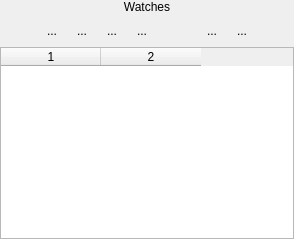
         <widget class="QWidget" name="tabWatches">
          <attribute name="title">
           <string>Watches</string>
          </attribute>
          <layout class="QVBoxLayout" name="verticalLayout">
           <property name="leftMargin">
            <number>0</number>
           </property>
           <property name="topMargin">
            <number>0</number>
           </property>
           <property name="rightMargin">
            <number>0</number>
           </property>
           <property name="bottomMargin">
            <number>0</number>
           </property>
           <item>
            <layout class="QHBoxLayout" name="horizontalLayout_5">
             <property name="topMargin">
              <number>0</number>
             </property>
             <item>
              <layout class="QVBoxLayout" name="verticalLayout_20">
               <property name="spacing">
                <number>6</number>
               </property>
               <property name="topMargin">
                <number>0</number>
               </property>
               <property name="bottomMargin">
                <number>0</number>
               </property>
               <item>
                <widget class="QLabel" name="labelWatchExpressions">
                 <property name="text">
                  <string>Watches</string>
                 </property>
                 <property name="alignment">
                  <set>Qt::AlignCenter</set>
                 </property>
                </widget>
               </item>
               <item>
                <layout class="QHBoxLayout" name="horizontalLayout_7">
                 <property name="topMargin">
                  <number>0</number>
                 </property>
                 <item>
                  <spacer name="horizontalSpacer_2">
                   <property name="orientation">
                    <enum>Qt::Horizontal</enum>
                   </property>
                   <property name="sizeHint" stdset="0">
                    <size>
                     <width>40</width>
                     <height>20</height>
                    </size>
                   </property>
                  </spacer>
                 </item>
                 <item>
                  <widget class="QToolButton" name="btnPasteWatch">
                   <property name="focusPolicy">
                    <enum>Qt::NoFocus</enum>
                   </property>
                   <property name="toolTip">
                    <string>Paste Selected Text As A Watch</string>
                   </property>
                   <property name="text">
                    <string>...</string>
                   </property>
                   <property name="icon">
                    <iconset resource="hbide.qrc">
                     <normaloff>:/resources/paste.png</normaloff>:/resources/paste.png</iconset>
                   </property>
                   <property name="autoRaise">
                    <bool>true</bool>
                   </property>
                  </widget>
                 </item>
                 <item>
                  <widget class="QToolButton" name="btnAddWatch">
                   <property name="focusPolicy">
                    <enum>Qt::NoFocus</enum>
                   </property>
                   <property name="toolTip">
                    <string>Add New Watch</string>
                   </property>
                   <property name="text">
                    <string>...</string>
                   </property>
                   <property name="icon">
                    <iconset resource="hbide.qrc">
                     <normaloff>:/resources/dc_plus.png</normaloff>:/resources/dc_plus.png</iconset>
                   </property>
                   <property name="autoRaise">
                    <bool>true</bool>
                   </property>
                  </widget>
                 </item>
                 <item>
                  <widget class="QToolButton" name="btnSaveWatches">
                   <property name="toolTip">
                    <string>Save Watches in Disk File</string>
                   </property>
                   <property name="text">
                    <string>...</string>
                   </property>
                   <property name="icon">
                    <iconset resource="hbide.qrc">
                     <normaloff>:/resources/save.png</normaloff>:/resources/save.png</iconset>
                   </property>
                   <property name="autoRaise">
                    <bool>true</bool>
                   </property>
                  </widget>
                 </item>
                 <item>
                  <widget class="QToolButton" name="btnRestWatches">
                   <property name="focusPolicy">
                    <enum>Qt::NoFocus</enum>
                   </property>
                   <property name="toolTip">
                    <string>Restore Saved Watches</string>
                   </property>
                   <property name="text">
                    <string>...</string>
                   </property>
                   <property name="icon">
                    <iconset resource="hbide.qrc">
                     <normaloff>:/resources/redo.png</normaloff>:/resources/redo.png</iconset>
                   </property>
                   <property name="autoRaise">
                    <bool>true</bool>
                   </property>
                  </widget>
                 </item>
                 <item>
                  <spacer name="horizontalSpacer">
                   <property name="orientation">
                    <enum>Qt::Horizontal</enum>
                   </property>
                   <property name="sizeType">
                    <enum>QSizePolicy::Fixed</enum>
                   </property>
                   <property name="sizeHint" stdset="0">
                    <size>
                     <width>40</width>
                     <height>20</height>
                    </size>
                   </property>
                  </spacer>
                 </item>
                 <item>
                  <widget class="QToolButton" name="btnDeleteWatch">
                   <property name="toolTip">
                    <string>Delete Selected Watch</string>
                   </property>
                   <property name="text">
                    <string>...</string>
                   </property>
                   <property name="icon">
                    <iconset resource="hbide.qrc">
                     <normaloff>:/resources/dc_delete.png</normaloff>:/resources/dc_delete.png</iconset>
                   </property>
                   <property name="autoRaise">
                    <bool>true</bool>
                   </property>
                  </widget>
                 </item>
                 <item>
                  <widget class="QToolButton" name="btnClearWatches">
                   <property name="focusPolicy">
                    <enum>Qt::NoFocus</enum>
                   </property>
                   <property name="toolTip">
                    <string>Clear All Watches</string>
                   </property>
                   <property name="text">
                    <string>...</string>
                   </property>
                   <property name="icon">
                    <iconset resource="hbide.qrc">
                     <normaloff>:/resources/clean.png</normaloff>:/resources/clean.png</iconset>
                   </property>
                   <property name="autoRaise">
                    <bool>true</bool>
                   </property>
                  </widget>
                 </item>
                 <item>
                  <spacer name="horizontalSpacer_3">
                   <property name="orientation">
                    <enum>Qt::Horizontal</enum>
                   </property>
                   <property name="sizeHint" stdset="0">
                    <size>
                     <width>40</width>
                     <height>20</height>
                    </size>
                   </property>
                  </spacer>
                 </item>
                </layout>
               </item>
               <item>
                <widget class="QTableWidget" name="tableWatchExpressions">
                 <property name="columnCount">
                  <number>2</number>
                 </property>
                 <column/>
                 <column/>
                </widget>
               </item>
              </layout>
             </item>
            </layout>
           </item>
          </layout>
         </widget>
